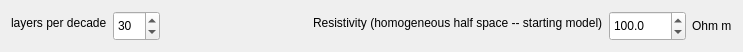
  <widget class="QWidget" name="layoutWidget">
   <property name="geometry">
    <rect>
     <x>139</x>
     <y>463</y>
     <width>743</width>
     <height>38</height>
    </rect>
   </property>
   <layout class="QGridLayout" name="gridLayout_5">
    <item row="0" column="0">
     <layout class="QHBoxLayout" name="horizontalLayout_39">
      <item>
       <layout class="QFormLayout" name="formLayout_14">
        <item row="0" column="0">
         <widget class="QLabel" name="label_19">
          <property name="text">
           <string>layers per decade</string>
          </property>
          <property name="buddy">
           <cstring>spinBox_layersperdecade</cstring>
          </property>
         </widget>
        </item>
        <item row="0" column="1">
         <widget class="QSpinBox" name="spinBox_layersperdecade">
          <property name="sizePolicy">
           <sizepolicy hsizetype="MinimumExpanding" vsizetype="Fixed">
            <horstretch>0</horstretch>
            <verstretch>0</verstretch>
           </sizepolicy>
          </property>
          <property name="minimumSize">
           <size>
            <width>0</width>
            <height>30</height>
           </size>
          </property>
          <property name="maximumSize">
           <size>
            <width>50</width>
            <height>30</height>
           </size>
          </property>
          <property name="minimum">
           <number>1</number>
          </property>
          <property name="maximum">
           <number>100</number>
          </property>
          <property name="value">
           <number>30</number>
          </property>
         </widget>
        </item>
       </layout>
      </item>
      <item>
       <spacer name="horizontalSpacer_31">
        <property name="orientation">
         <enum>Qt::Horizontal</enum>
        </property>
        <property name="sizeHint" stdset="0">
         <size>
          <width>40</width>
          <height>20</height>
         </size>
        </property>
       </spacer>
      </item>
     </layout>
    </item>
    <item row="0" column="1">
     <layout class="QHBoxLayout" name="horizontalLayout_35">
      <item>
       <spacer name="horizontalSpacer_24">
        <property name="orientation">
         <enum>Qt::Horizontal</enum>
        </property>
        <property name="sizeHint" stdset="0">
         <size>
          <width>40</width>
          <height>20</height>
         </size>
        </property>
       </spacer>
      </item>
      <item>
       <layout class="QFormLayout" name="formLayout_13">
        <property name="fieldGrowthPolicy">
         <enum>QFormLayout::AllNonFixedFieldsGrow</enum>
        </property>
        <item row="0" column="1">
         <layout class="QFormLayout" name="formLayout_12">
          <property name="fieldGrowthPolicy">
           <enum>QFormLayout::AllNonFixedFieldsGrow</enum>
          </property>
          <item row="0" column="0">
           <widget class="QDoubleSpinBox" name="doubleSpinBox_rhostart">
            <property name="sizePolicy">
             <sizepolicy hsizetype="MinimumExpanding" vsizetype="Fixed">
              <horstretch>0</horstretch>
              <verstretch>0</verstretch>
             </sizepolicy>
            </property>
            <property name="minimumSize">
             <size>
              <width>0</width>
              <height>30</height>
             </size>
            </property>
            <property name="maximumSize">
             <size>
              <width>16777215</width>
              <height>30</height>
             </size>
            </property>
            <property name="decimals">
             <number>1</number>
            </property>
            <property name="maximum">
             <double>100000.000000000000000</double>
            </property>
            <property name="value">
             <double>100.000000000000000</double>
            </property>
           </widget>
          </item>
          <item row="0" column="1">
           <widget class="QLabel" name="label_30">
            <property name="text">
             <string>Ohm m</string>
            </property>
           </widget>
          </item>
         </layout>
        </item>
        <item row="0" column="0">
         <widget class="QLabel" name="label_24">
          <property name="text">
           <string>Resistivity (homogeneous half space -- starting model)</string>
          </property>
          <property name="buddy">
           <cstring>doubleSpinBox_rhostart</cstring>
          </property>
         </widget>
        </item>
       </layout>
      </item>
     </layout>
    </item>
   </layout>
  </widget>
